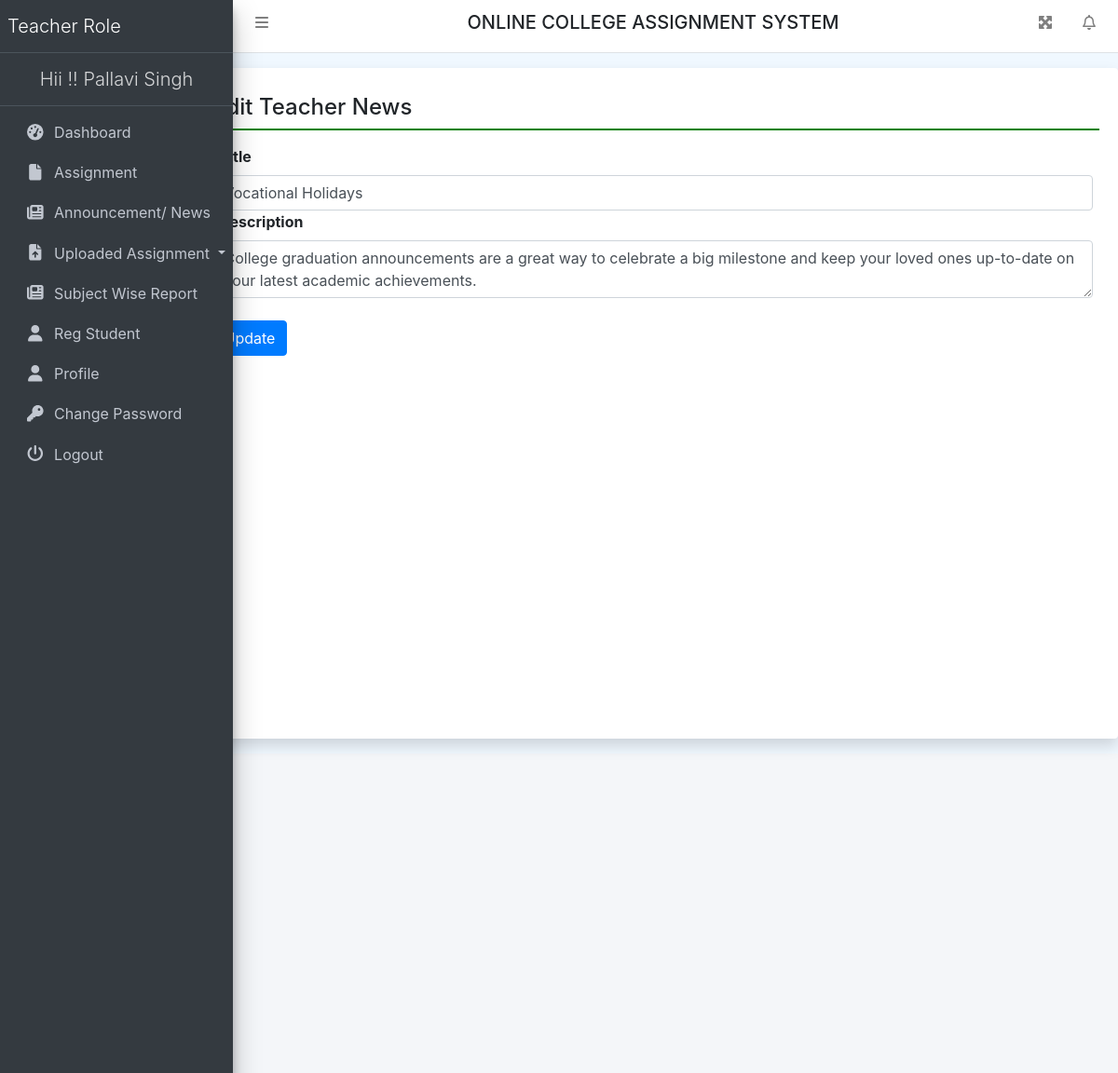
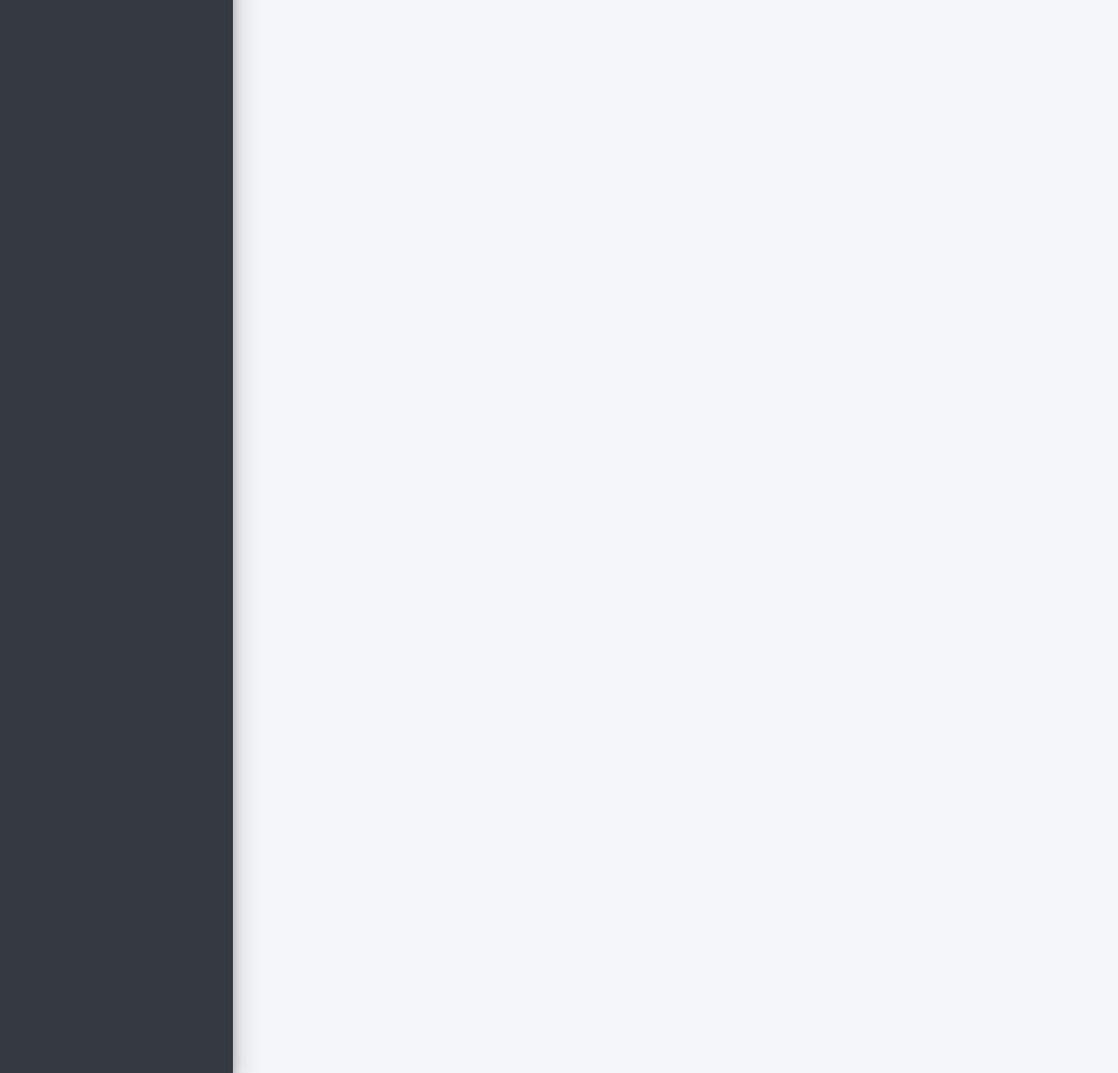
The app's page /editTeacherNews/1 (signed in) with its own data (2 pictures, top to bottom).
### collegeAssignment/models.py (models this page shows, shortened)
class Newsbyteacher(models.Model):
    teacher = models.ForeignKey(Teacher, on_delete=models.CASCADE)
    Title = models.CharField(max_length=200, null=True)
    Description = models.CharField(max_length=500, null=True)
    CreationDate = models.DateTimeField(auto_now_add=True)

### collegeAssignment/views.py (the view, shortened to what this page needs)
# urls.py: path('editTeacherNews/<int:pid>', editTeacherNews, name='editTeacherNews'),
def editTeacherNews(request, pid):
    if not request.user.is_authenticated:
        return redirect('teacher_login')
    error = ""
    teacher = Teacher.objects.all()
    newsteacher = Newsbyteacher.objects.get(id=pid)
    return render(request, 'editTeacherNews.html', locals())

### collegeAssignment/templates/editTeacherNews.html (shortened to what this page needs)
{% extends 'teacherHeader.html' %}
{% block main %}
<div class="card shadow mt-3 offset-2" style="min-height: 90vh">
    <div class="card-body">
        <h4 class="p-2" style="border-bottom: 2px solid green;">Edit Teacher News</h4>
        <div class="container-fluid mt-3">
            <div class="form-group">
                <form method="post">
                    <label class="col-sm-4">Title</label>
                    <input type="text" name="Title" value="{{newsteacher.Title}}" class="form-control">
                    <label class="col-sm-4">Description</label>
                    <textarea name="Description" class="form-control">{{newsteacher.Description}}</textarea>
                    <br>
                    <input type="submit" value="Update" class="btn btn-primary">
                </form>
            </div>
        </div>
    </div>
</div>
{% endblock %}

### collegeAssignment/templates/teacherHeader.html (shortened to what this page needs)
{% load static %}
<html>
    <head runat="server">
        <link href="{% static 'css/bootstrap.css' %}" rel="stylesheet" />
        <link href="{% static 'css/all.css' %}" rel="stylesheet" />
        <link href="{% static 'css/adminlte.css' %}" rel="stylesheet" />
        <link href="{% static 'css/OverlayScrollbars.css' %}" rel="stylesheet" />
        <link rel="stylesheet" href="https://cdn.datatables.net/1.10.23/css/jquery.dataTables.min.css">
        <link rel="stylesheet" href="https://cdn.datatables.net/buttons/1.6.5/css/buttons.dataTables.min.css">
		<link rel="stylesheet" href="https://cdn.jsdelivr.net/npm/bootstrap-select@1.13.14/dist/css/bootstrap-select.min.css">
    </head>
    <body class="hold-transition sidebar-mini layout-fixed layout-navbar-fixed layout-footer-fixed">
        <nav class="main-header navbar navbar-expand navbar-white navbar-light">
            <ul class="navbar-nav">
                <li class="nav-item">
                    <a class="nav-link" data-widget="pushmenu" href="#" role="button"><i class="fas fa-bars"></i></a>
                </li>
            </ul>
            <h5 class="text-center text-uppercase" style="width:100%;">Online College Assignment System</h5>
            <ul class="navbar-nav ml-auto">
                <li class="nav-item">
                    <a class="nav-link" data-widget="fullscreen" href="#" role="button">
                        <i class="fas fa-expand-arrows-alt"></i>
                    </a>
                </li>
                <li class="nav-item dropdown">
                    <a class="nav-link" data-toggle="dropdown" href="#">
                        <i class="far fa-bell fas-shake animated"></i>
                    </a>
                </li>
            </ul>
        </nav>
        <aside class="main-sidebar sidebar-dark-primary elevation-4">
            <a href="{% url 'tdashboard' %}" class="brand-link">
                <span class="brand-text font-weight-light">Teacher Role</span>
            </a>
			<a href="{% url 'tdashboard' %}" class="brand-link">
                <center><span class="brand-text font-weight-light">Hii !! {{request.user.first_name}} {{request.user.last_name}} </span></center>
            </a>
            <div class="sidebar">
                <nav class="mt-2">
                    <ul class="nav nav-pills nav-sidebar flex-column" data-widget="treeview" role="menu" data-accordion="false">
                        <li class="nav-item"><a href="{% url 'tdashboard' %}" class="nav-link">
                    <i class="nav-icon fas fa-tachometer-alt"></i>
                    <p>Dashboard</p>
                </a></li>
                <li class="nav-item"><a href="{% url 'teacherAssignment' %}" class="nav-link">
							<i class="nav-icon fas fa-file"></i>
							<p>Assignment</p>
                </a></li>
                <li class="nav-item"><a href="{% url 'teacherNews' %}" class="nav-link">
							<i class="nav-icon fas fa-newspaper"></i>
							<p>Announcement/ News</p>
                </a></li>
                <li class="nav-item dropdown">
                    <a class="nav-link dropdown-toggle" href="#" id="navbarDropdown"
                       role="button" data-toggle="dropdown" aria-haspopup="true"
                       aria-expanded="false"> <i class="nav-icon fas fa-file-upload"></i> Uploaded Assignment </a>
                </li>
                <li class="nav-item"><a href="{% url 'subjectwiseReport' %}" class="nav-link">
							<i class="nav-icon fas fa-newspaper"></i>
							<p>Subject Wise Report</p>
                </a></li>
                <li class="nav-item"><a href="{% url 'regCoursewiseUser' %}" class="nav-link">
							<i class="nav-icon fas fa-user"></i>
							<p>Reg Student</p>
                </a></li>
                        <li class="nav-item"><a href="{% url 'teacherProfile' %}" class="nav-link">
							<i class="nav-icon fas fa-user"></i>
							<p>Profile</p>
                </a></li>
                        <li class="nav-item"><a href="{% url 'teacherchangePassword' %}" class="nav-link">
							<i class="nav-icon fas fa-key"></i>
							<p>Change Password</p>
                </a></li>
                        <li class="nav-item"><a href="/logout" class="nav-link">
							<i class="nav-icon fas fa-power-off"></i>
							<p>Logout</p>
                </a></li>
                    </ul>
                </nav>
            </div>
        </aside>
        {% block main %}
        {% endblock %}
        <div class="content-wrapper"></div>

### collegeAssignment/static/css/all.css (style rules this page uses)
.fa-bars:before { content: "\f0c9"; }
.fa-bell:before { content: "\f0f3"; }
.fa-file:before { content: "\f15b"; }
.fa-key:before { content: "\f084"; }
.fa-newspaper:before { content: "\f1ea"; }
.fa-power-off:before { content: "\f011"; }
.fa-user:before { content: "\f007"; }

### collegeAssignment/static/css/OverlayScrollbars.css (style rules this page uses)
.os-host, .os-host-textarea { position: relative; overflow: visible !important; -webkit-box-orient: vertical; -webkit-box-direction: normal; -ms-flex-direction: column; flex-direction: column; -ms-flex-wrap: nowrap; flex-wrap: nowrap; -webkit-box-pack: start; -ms-flex-pack: start; justify-content: flex-start; -ms-flex-line-pack: start; align-content: flex-start; -webkit-box-align: start; -ms-flex-align: start; -ms-grid-row-align: flex-start; align-items: flex-start; }

### collegeAssignment/templates/teacherHeader.html (style rules this page uses)
body { background-color: aliceblue; }

### records on screen
Newsbyteacher: Title "Vocational Holidays", Description "College graduation announcements are a great way to celebrate a big milestone and keep your loved ones up-to-date on your latest academic achievements."

### other values on screen
{{ request.user.first_name }} "Pallavi"
{{ request.user.last_name }} "Singh"
